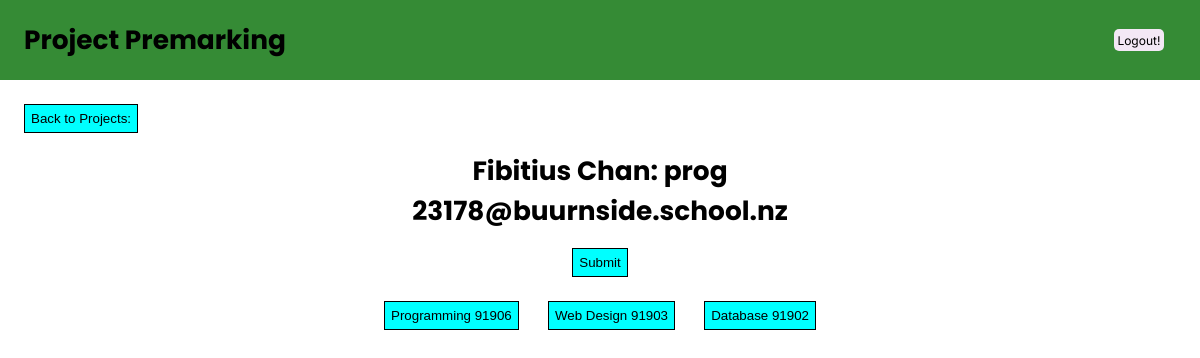
The app's page /project/1/23178 (signed in) with its own data.
### server.py (models this page shows)
class Base(DeclarativeBase):
    pass

class User(Base):
    __tablename__ = 'User'
    id: Mapped[int] = mapped_column(primary_key=True)
    name: Mapped[str] = mapped_column(String(50))
    email: Mapped[str] = mapped_column(String(50))
    year_level: Mapped[int]
    admin: Mapped[bool]
    user_projects: Mapped[List["UserProject"]] = relationship(
        "UserProject", back_populates="user")

class Project(Base):
    __tablename__ = 'Project'
    id: Mapped[int] = mapped_column(primary_key=True)
    type: Mapped[str] = mapped_column(String(50))
    user_projects: Mapped[List["UserProject"]] = relationship(
        "UserProject", back_populates="project")
    standard_projects: Mapped[List["ProjectStandard"]] = relationship(
        "ProjectStandard", back_populates="project")

### server.py (the view, shortened to what this page needs)
@app.route('/project/<int:project_id>/<int:user_id>', methods=['POST', 'GET'])
@login_required
def project(project_id, user_id):
    UData, type, standards, snu = standard_data(project_id, user_id)
    return render_template('project.html',
                           standards=standards, type=type,
                           UData=UData, snu=snu)

### server.py (called while the page is built)
@login_manager.user_loader
def load_user(user_id):
    query = select(Admin).where(Admin.id == user_id)
    with Session(engine) as session:
        obj = session.scalar(query)
    return obj

### templates/project.html (shortened to what this page needs)
{% extends 'layout.html' %} {% block content %}
<div class="proj-page-layout">
  <button class="submit-buttons" onclick="history.back()">Back to Projects:</button>
  <h1 class="proj-type">{{UData.name}}: {{type}} <br> {{UData.email}}</h1>
  <form method="POST">
    <div class="div-center-multi">
      <button type="submit" class="submit-buttons">Submit</button>
    </div>
    <div class='dropdown' id="dropdown">
      {% for standard in standards %}
      <button type="button" class="standard-buttons submit-buttons" data-standard="{{standard}}">{{standard}}</button>
      {% endfor %}
    </div>
</div>
{% endblock %}

### static/css/style.css (style rules this page uses)
h1 { font-family: 'Poppins'; font-size: 2.2vw; }
body { padding:0; margin:0; }
.proj-type { text-align: center; }
.proj-page-layout { padding:2vw; }
.dropdown { display:flex; flex-direction: row; justify-content: space-between; margin-left:30vw; margin-right:30vw; }
.submit-buttons { padding:0.5vw; border:1px black solid; background-color:cyan; }
.div-center-multi { display:flex; flex-direction: row; justify-content: space-between; justify-content: center; margin-bottom:2vw; }

### records on screen
User: name "Fibitius Chan", email "23178@buurnside.school.nz"
Project: type "prog"

### other values on screen
{{ standard }} "Programming 91906" "Web Design 91903" "Database 91902"
